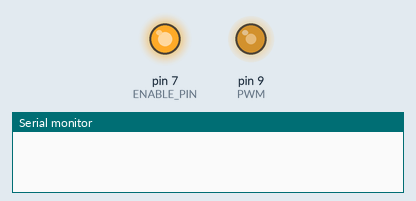
A sketch run on a simulated Arduino Uno, built with avr-gcc and run on an emulated ATmega328P. Shown: output pins drawn as LEDs (lit = HIGH), the last lines printed to the serial monitor. At 20.0 s the program stops and its outputs stay as they are.

Above: at 0.05 s.
At 5.0 s:
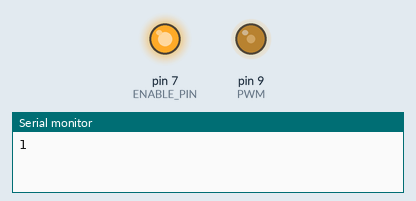
Timing chart, 0 to 6.5 s (numbered marks = the images above):
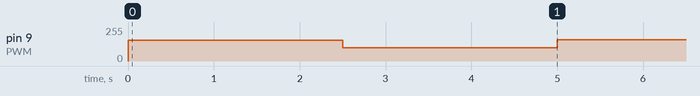

Measured:
- by itself, pin 9 (PWM): ramps from 91/255 to 164/255 and jumps back, once every 5.0 s

The sketch:

PWM_J_test.c.ino
```cpp
// VARIABLES
#define PWM 9
#define ENABLE_PIN 7
#define FREQ 2500

int Start = 0;
int Stop = 0;
int count = 0;
bool dir = false;
int up = 155;
int down = 100;

void setup() {
  Serial.begin(57600);
  pinMode(PWM, OUTPUT);
  pinMode(ENABLE_PIN, OUTPUT);
  digitalWrite(ENABLE_PIN, HIGH);
  /*while (1)
  {
    analogWrite(PWM, 140);
  }*/
}

void loop() {
  Start = millis();
  Stop = Start;
  dir = !dir;
  while(Stop - Start < FREQ)
  {
    Stop = millis();
    if(dir == true)
    {
      analogWrite(PWM, up);
    }


    if(dir == false)
    {
      analogWrite(PWM, down);

    }

  }
  if(dir == true)
    up = up + 3;
  else
    down = down - 3;
  count++;
  Serial.println(count);

  if(count == 8)
  {
    analogWrite(PWM, 127);
    while(1){};
  }


}
```
